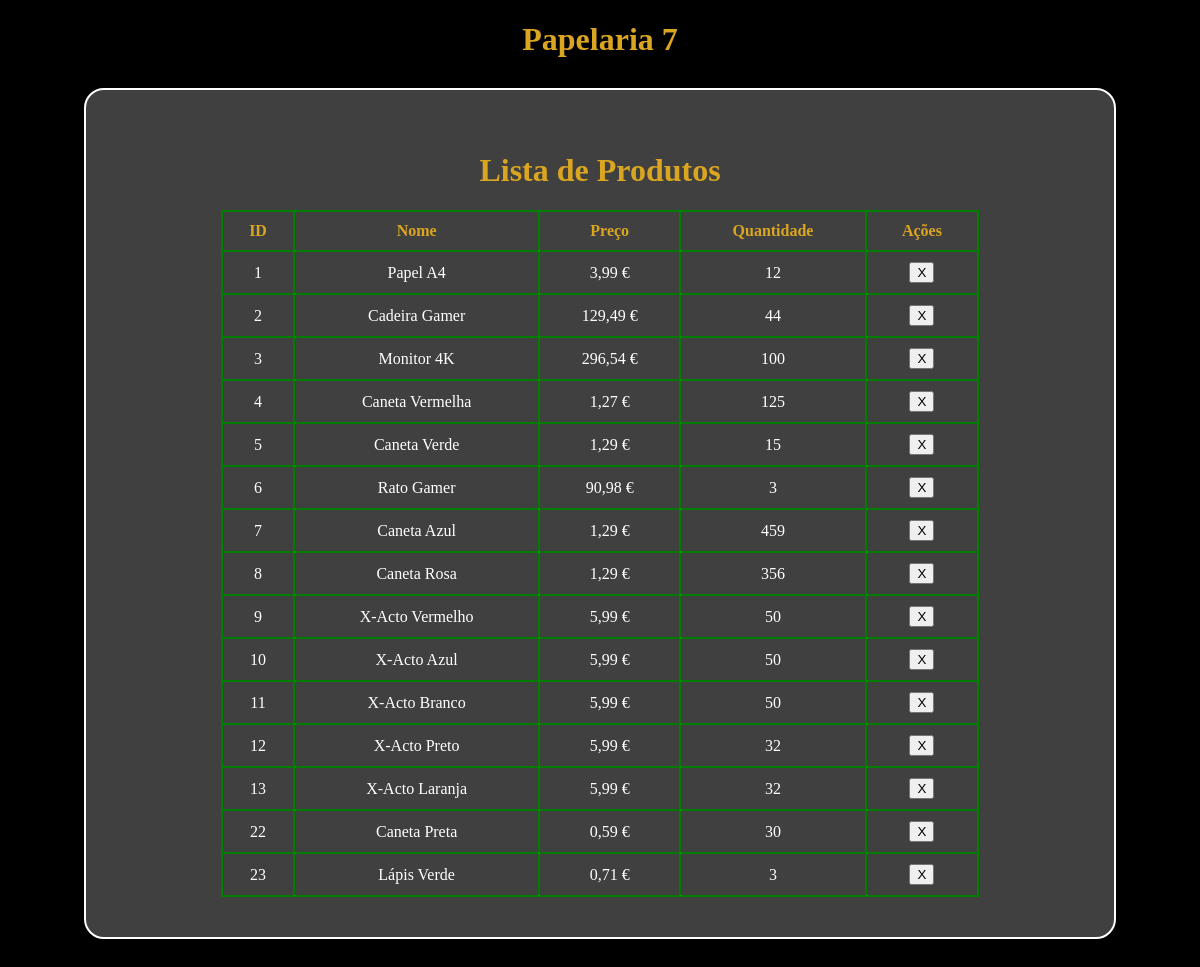
The app's page /aula_112/exercicio_01/index.php with its own data.
### tables this page shows
CREATE TABLE `produtos` (
  `id` int(11) NOT NULL,
  `nome` varchar(100) NOT NULL,
  `preco` double NOT NULL,
  `quantidade` int(11) NOT NULL,
  `codigo` int(11) NOT NULL,
  `fornecedor` varchar(100) NOT NULL
);

### aula_112/exercicio_01/base_dados.php (called while the page is built, shortened)
<?php
$base_dados = [
  "host" => "localhost",
  "dbname" => "codemaster_10_bd",
  "user" => "root",
  "password" => ""
];
$conexao = new PDO("mysql:host=$base_dados[host];dbname=$base_dados[dbname];charset=utf8mb4;", $base_dados["user"], $base_dados["password"]);
function selectSQL($sql){
  global $conexao;
  $consulta = $conexao->query($sql);
  $resultado = $consulta->fetchAll(PDO::FETCH_ASSOC);
  return $resultado;
}
?>

### aula_112/exercicio_01/index.php (the view, shortened to what this page needs)
<?php
$produtos = selectSQL("SELECT * FROM produtos");
?>
<!DOCTYPE html>
<html lang="pt">
<head>
  <link rel="stylesheet" href="style.css">
</head>
<body>
    <h1>Papelaria 7</h1>
    <div class="caixa">
        <h1>Lista de Produtos</h1>
        <table>
            <tr>
                <th>ID</th>
                <th>Nome</th>
                <th>Preço</th>
                <th>Quantidade</th>
                <th>Ações</th>
            </tr>
            <?php foreach($produtos as $p): ?>
                <form action="meio.php">
                    <tr>
                        <td><?= $p["id"]; ?></td>
                        <td><?= $p["nome"]; ?></td>
                        <td><?= number_format($p["preco"], 2, ","); ?> €</td>
                        <td><?= $p["quantidade"]; ?></td>
                        <td><button name="deletar" value="<?= $p["id"]; ?>" type="submit">X</button></td>
                    </tr>
                </form>
            <?php endforeach; ?>
        </table>
    </div>
</body>
</html>

### aula_112/exercicio_01/style.css (style rules this page uses)
body { background-color: black; color: goldenrod; font-family: 'JetBrains Mono'; text-align: center; }
.caixa { background-color: rgba(255, 255, 255, 0.25); border: 2px solid white; width: 80%; margin: 30px auto; padding: 40px; border-radius: 20px; }
table { width: 80%; margin: auto; }
table, th, td { border: 2px solid rgb(0, 126, 0); border-collapse: collapse; }
th, td { padding: 10px; }
td { color: white; }

### records on screen
produtos: id "1", nome "Papel A4", preco "3,99", quantidade "12"
produtos: id "2", nome "Cadeira Gamer", preco "129,49", quantidade "44"
produtos: id "3", nome "Monitor 4K", preco "296,54", quantidade "100"
produtos: id "4", nome "Caneta Vermelha", preco "1,27", quantidade "125"
produtos: id "5", nome "Caneta Verde", preco "1,29", quantidade "15"
produtos: id "6", nome "Rato Gamer", preco "90,98", quantidade "3"
produtos: id "7", nome "Caneta Azul", preco "1,29", quantidade "459"
produtos: id "8", nome "Caneta Rosa", preco "1,29", quantidade "356"
produtos: id "9", nome "X-Acto Vermelho", preco "5,99", quantidade "50"
produtos: id "10", nome "X-Acto Azul", preco "5,99", quantidade "50"
produtos: id "11", nome "X-Acto Branco", preco "5,99", quantidade "50"
produtos: id "12", nome "X-Acto Preto", preco "5,99", quantidade "32"
produtos: id "13", nome "X-Acto Laranja", preco "5,99", quantidade "32"
produtos: id "22", nome "Caneta Preta", preco "0,59", quantidade "30"
produtos: id "23", nome "Lápis Verde", preco "0,71", quantidade "3"
